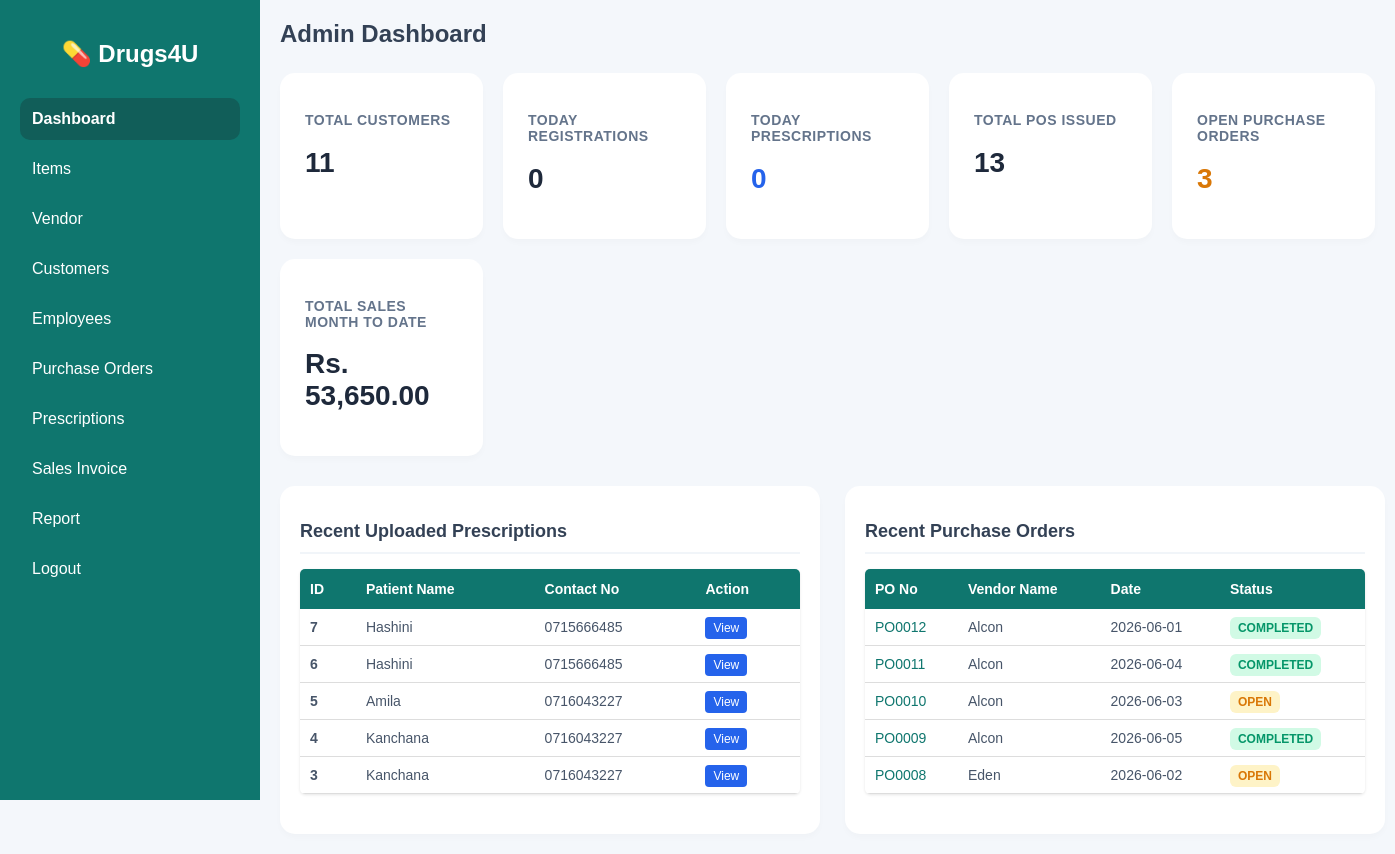
The page /dashboard.php (signed in) on the database as committed earlier.
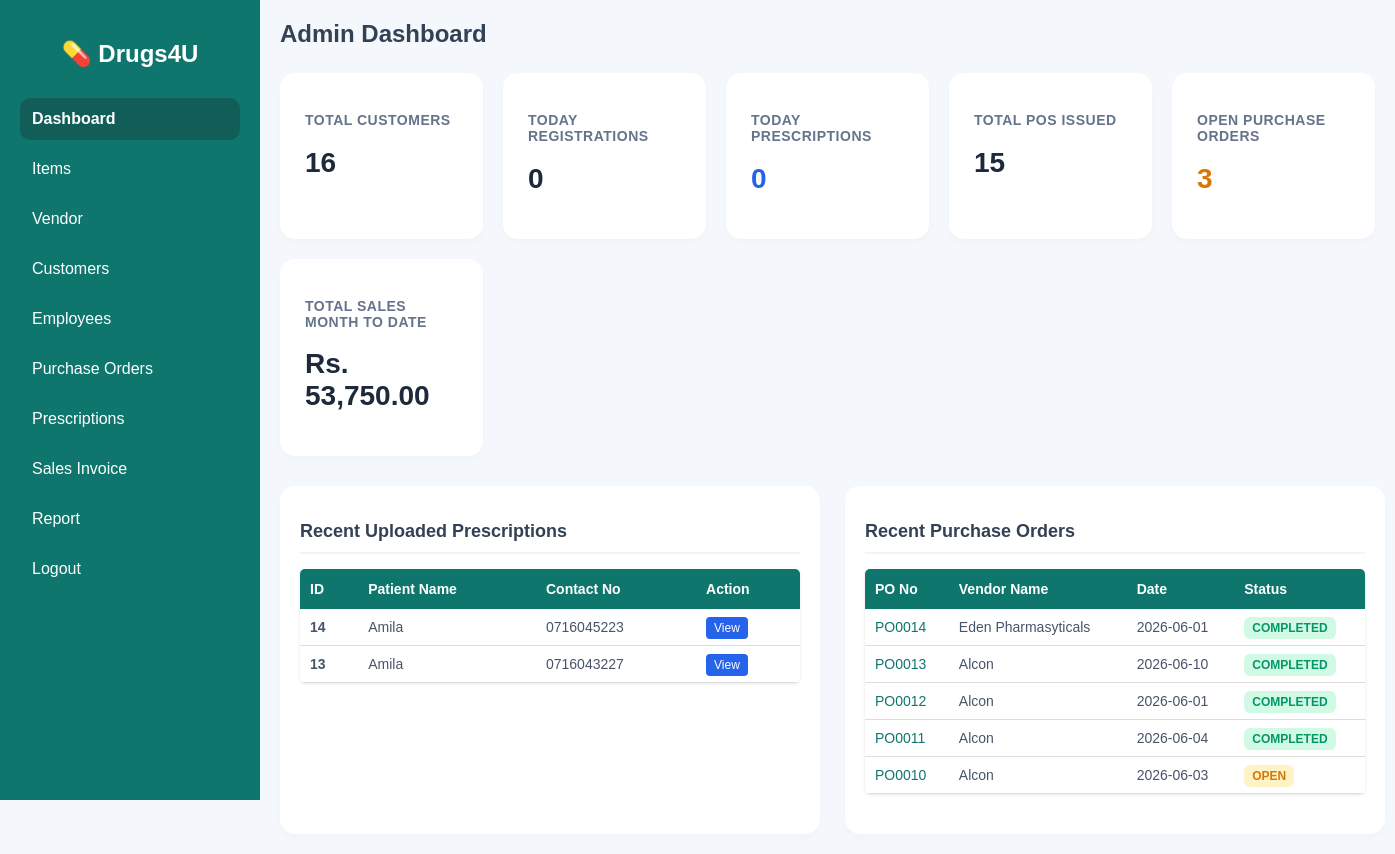
The same page on the database as committed later.
### tables this page shows
CREATE TABLE `prescriptions` (
  `id` int(11) NOT NULL,
  `patient_name` varchar(150) NOT NULL,
  `age` int(11) NOT NULL,
  `allergies` text DEFAULT NULL,
  `contact_no` varchar(20) DEFAULT NULL,
  `prescription_file` varchar(255) DEFAULT NULL,
  `created_at` timestamp NOT NULL DEFAULT current_timestamp(),
  `status` enum('Open','Rejected','Invoiced') NOT NULL DEFAULT 'Open',
  `cus_id` varchar(10) NOT NULL
);

CREATE TABLE `purchase_order` (
  `po_id` int(11) NOT NULL,
  `po_no` varchar(20) DEFAULT NULL,
  `vendor_id` varchar(20) DEFAULT NULL,
  `vendor_name` varchar(150) DEFAULT NULL,
  `po_date` date DEFAULT NULL,
  `created_at` timestamp NOT NULL DEFAULT current_timestamp(),
  `status` varchar(20) DEFAULT NULL
);

### dashboard.php (the view, shortened to what the changed rows need)
<?php
include 'connection.php';
function runQuery($conn, $sql){
    $result = mysqli_query($conn, $sql);
    return $result;
}
$totalCustomersRes = runQuery($conn, "SELECT COUNT(*) as total FROM customer");
$totalCustomers = mysqli_fetch_assoc($totalCustomersRes)['total'];
$todayCustomersRes = runQuery($conn, "SELECT COUNT(*) as total FROM customer WHERE DATE(DOB)=CURDATE()");
$todayCustomers = mysqli_fetch_assoc($todayCustomersRes)['total'];
$columnsRes = runQuery($conn, "SHOW COLUMNS FROM prescriptions");
$dateColumn = null;
while ($col = mysqli_fetch_assoc($columnsRes)) {
    $type = strtolower($col['Type']);
    $name = strtolower($col['Field']);
    if (strpos($type, 'date') !== false || strpos($type, 'time') !== false || strpos($name, 'date') !== false) {
        $dateColumn = $col['Field'];
        break;
    }
}
if ($dateColumn) {
    $todayPrescriptionsRes = runQuery($conn, "SELECT COUNT(*) as total FROM prescriptions WHERE DATE(`$dateColumn`) = CURDATE()");
    $todayPrescriptions = mysqli_fetch_assoc($todayPrescriptionsRes)['total'];
} else {
    $todayPrescriptions = 0;
}
$recentPrescriptions = runQuery($conn, "SELECT * FROM prescriptions ORDER BY id DESC LIMIT 5");
$totalPOsRes = runQuery($conn, "SELECT COUNT(*) as total FROM purchase_order");
$totalPOs = mysqli_fetch_assoc($totalPOsRes)['total'];
$openPOsRes = runQuery($conn, "SELECT COUNT(*) as total FROM purchase_order WHERE UPPER(status)='OPEN'");
$openPOs = mysqli_fetch_assoc($openPOsRes)['total'];
$currentMonthSalesRes = runQuery($conn, "
    SELECT COALESCE(SUM(total_amount), 0) AS total_sales
    FROM sales_order
    WHERE MONTH(so_date) = MONTH(CURDATE())
    AND YEAR(so_date) = YEAR(CURDATE())
");
$currentMonthSales = mysqli_fetch_assoc($currentMonthSalesRes)['total_sales'];
$recent_pos = runQuery($conn, "SELECT * FROM purchase_order ORDER BY po_no DESC LIMIT 5");
?>
<!DOCTYPE html>
<html lang="en">
<head>
</head>
<body>
<div class="wrapper">
    <div class="sidebar">
        <h2>💊 Drugs4U</h2>
    </div>
    <div class="main-content">
        <div class="top-bar">
            <h2>Admin Dashboard</h2>
        </div>
        <div class="container">
            <div class="cards">
                <div class="card">
                    <h3>Total Customers</h3>
                    <h1><?php echo htmlspecialchars($totalCustomers); ?></h1>
                </div>
                <div class="card">
                    <h1><?php echo htmlspecialchars($todayCustomers); ?></h1>
                </div>
                <div class="card">
                    <h1 style="color: #2563eb;"><?php echo htmlspecialchars($todayPrescriptions); ?></h1>
                </div>
                <div class="card">
                    <h3>Total POs Issued</h3>
                    <h1><?php echo htmlspecialchars($totalPOs); ?></h1>
                </div>
                <div class="card">
                    <h1 style="color: #d97706;"><?php echo htmlspecialchars($openPOs); ?></h1>
                </div>
                <div class="card">
                    <h3>Total Sales Month to Date</h3>
                    <h1>Rs. <?php echo number_format($currentMonthSales , 2); ?></h1>
                </div>
            </div>
            <div class="dashboard-grid">
                <div class="table-section">
                    <h2>Recent Uploaded Prescriptions</h2>
                    <div class="table-responsive">
                        <table>
                            <tr>
                                <th>ID</th>
                                <th>Patient Name</th>
                                <th>Contact No</th>
                                <th>Action</th>
                            </tr>
                            <?php if(mysqli_num_rows($recentPrescriptions) > 0) { ?>
                                <?php while($row = mysqli_fetch_assoc($recentPrescriptions)){ ?>
                                <tr>
                                    <td><strong><?php echo htmlspecialchars($row['id']); ?></strong></td>
                                    <td><?php echo htmlspecialchars($row['patient_name']); ?></td>
                                    <td><?php echo htmlspecialchars($row['contact_no']); ?></td>
                                    <td>
                                        <a class="btn-small" href="uploads/<?php echo urlencode($row['prescription_file']); ?>" target="_blank">View</a>
                                    </td>
                                </tr>
                                <?php } ?>
                            <?php } else { ?>
                                <tr><td colspan="4" style="text-align:center;">No recent prescriptions found</td></tr>
                            <?php } ?>
                        </table>
                    </div>
                </div>
                <div class="table-section">
                    <h2>Recent Purchase Orders</h2>
                    <div class="table-responsive">
                        <table>
                            <tr>
                                <th>PO No</th>
                                <th>Vendor Name</th>
                                <th>Date</th>
                                <th>Status</th>
                            </tr>
                            <?php if(mysqli_num_rows($recent_pos) > 0) { ?>
                                <?php while($po = mysqli_fetch_assoc($recent_pos)){
                                    $statusClass = (strtoupper($po['status']) == 'COMPLETED') ? 'status-completed' : 'status-open';
                                ?>
                                <tr>
                                    <td><a href="purchase_order.php?edit_po=<?= urlencode($po['po_no']) ?>" style="color:#0f766e; font-weight:500; text-decoration:none;"><?= htmlspecialchars($po['po_no']) ?></a></td>
                                    <td><?= htmlspecialchars($po['vendor_name']) ?></td>
                                    <td><?= htmlspecialchars($po['po_date']) ?></td>
                                    <td><span class="status-badge <?= $statusClass ?>"><?= htmlspecialchars($po['status']) ?></span></td>
                                </tr>
                                <?php } ?>
                            <?php } else { ?>
                                <tr><td colspan="4" style="text-align:center;">No recent purchase orders found</td></tr>
                            <?php } ?>
                        </table>
                    </div>
                </div>
            </div>
        </div>
    </div>
</div>
</body>
</html>

Rows that differ between the two databases and show on the page:
removed prescriptions: id "7", patient_name "Hashini", contact_no "0715666485"
removed prescriptions: id "6", patient_name "Hashini", contact_no "0715666485"
removed prescriptions: id "5", patient_name "Amila", contact_no "0716043227"
removed prescriptions: id "4", patient_name "Kanchana", contact_no "0716043227"
removed prescriptions: id "3", patient_name "Kanchana", contact_no "0716043227"
no longer on this page (row unchanged): purchase_order: po_no "PO0009", vendor_name "Alcon", po_date "2026-06-05", status "COMPLETED"
no longer on this page (row unchanged): purchase_order: po_no "PO0008", vendor_name "Eden", po_date "2026-06-02", status "OPEN"
added prescriptions: id "14", patient_name "Amila", contact_no "0716045223"
added prescriptions: id "13", patient_name "Amila", contact_no "0716043227"
added purchase_order: po_no "PO0014", vendor_name "Eden Pharmasyticals", po_date "2026-06-01", status "COMPLETED"
added purchase_order: po_no "PO0013", vendor_name "Alcon", po_date "2026-06-10", status "COMPLETED"
Other text that changed with them:
$totalCustomers: "11" → "16"
$totalPOs: "13" → "15"
$currentMonthSales: "53,650.00" → "53,750.00"
